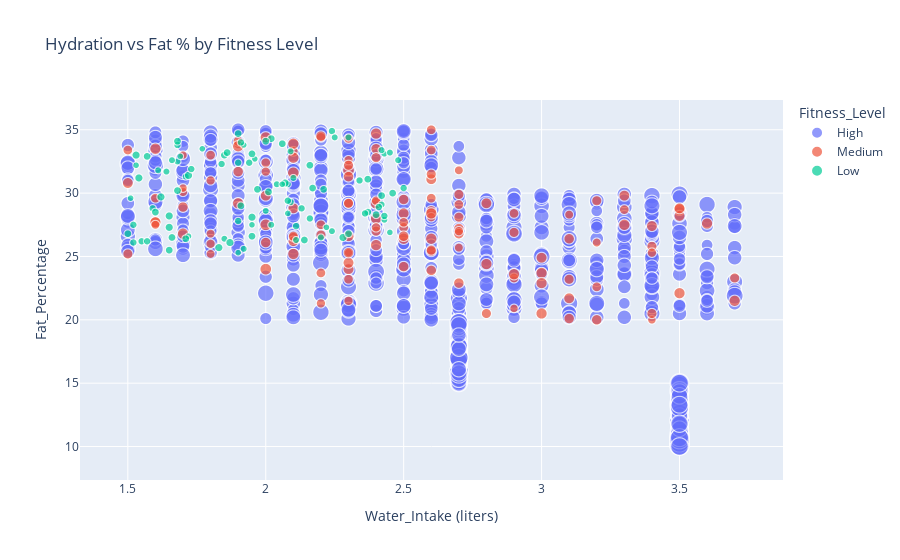

Here is the notebook cell this chart was saved with:
### Markdown cell above
This plot highlights the inverse relationship between hydration and body fat, segmented by fitness level. It supports the hypothesis that proper hydration is associated with better body composition and fitness outcomes.

### Code cell
fig = px.scatter(df,
                 x="Water_Intake (liters)",
                 y="Fat_Percentage",
                 size="Calories_Burned",
                 color="Fitness_Level",
                 hover_data=["Age", "Gender"],
                 title="Hydration vs Fat % by Fitness Level")
fig.show()

### Figure 1 — Plotly figure (JSON) as saved in the notebook; plotly's stock layout.template omitted (floating-point values rounded to 4 significant figures; data arrays with more than 128 entries replaced by an {"elided": "..."} marker saying what was removed)
{"data": [{"customdata": {"elided": "841x2 mixed values"}, "hovertemplate": "Fitness_Level=High<br>Water_Intake (liters)=%{x}<br>Fat_Percentage=%{y}<br>Calories_Burned=%{marker.size}<br>Age=%{customdata[0]}<br>Gender=%{customdata[1]}<extra></extra>", "legendgroup": "High", "marker": {"color": "#636efa", "size": {"elided": "841 float values"}, "sizemode": "area", "sizeref": 4.457, "symbol": "circle"}, "mode": "markers", "name": "High", "showlegend": true, "type": "scattergl", "x": {"elided": "841 float values"}, "xaxis": "x", "y": {"elided": "841 float values"}, "yaxis": "y"}, {"customdata": {"elided": "132x2 mixed values"}, "hovertemplate": "Fitness_Level=Medium<br>Water_Intake (liters)=%{x}<br>Fat_Percentage=%{y}<br>Calories_Burned=%{marker.size}<br>Age=%{customdata[0]}<br>Gender=%{customdata[1]}<extra></extra>", "legendgroup": "Medium", "marker": {"color": "#EF553B", "size": {"elided": "132 float values"}, "sizemode": "area", "sizeref": 4.457, "symbol": "circle"}, "mode": "markers", "name": "Medium", "showlegend": true, "type": "scattergl", "x": {"elided": "132 float values"}, "xaxis": "x", "y": {"elided": "132 float values"}, "yaxis": "y"}, {"customdata": {"elided": "100x2 mixed values"}, "hovertemplate": "Fitness_Level=Low<br>Water_Intake (liters)=%{x}<br>Fat_Percentage=%{y}<br>Calories_Burned=%{marker.size}<br>Age=%{customdata[0]}<br>Gender=%{customdata[1]}<extra></extra>", "legendgroup": "Low", "marker": {"color": "#00cc96", "size": [225.0, 235.0, 200.0, 207.0, 298.0, 251.0, 278.0, 246.0, 255.0, 285.0, 213.0, 289.0, 227.0, 286.0, 277.0, 287.0, 201.0, 225.0, 213.0, 258.0, 255.0, 206.0, 202.0, 222.0, 217.0, 237.0, 298.0, 214.0, 263.0, 288.0, 227.0, 273.0, 238.0, 256.0, 216.0, 285.0, 289.0, 243.0, 224.0, 216.0, 212.0, 283.0, 224.0, 267.0, 209.0, 266.0, 217.0, 285.0, 233.0, 207.0, 239.0, 282.0, 241.0, 240.0, 205.0, 251.0, 225.0, 263.0, 297.0, 258.0, 255.0, 258.0, 269.0, 232.0, 252.0, 221.0, 220.0, 269.0, 269.0, 203.0, 293.0, 274.0, 261.0, 261.0, 293.0, 294.0, 223.0, 254.0, 208.0, 202.0, 230.0, 239.0, 235.0, 223.0, 294.0, 205.0, 265.0, 283.0, 291.0, 274.0, 203.0, 278.0, 205.0, 293.0, 250.0, 261.0, 256.0, 265.0, 278.0, 274.0], "sizemode": "area", "sizeref": 4.457, "symbol": "circle"}, "mode": "markers", "name": "Low", "showlegend": true, "type": "scattergl", "x": [2.08, 1.9, 1.96, 2.45, 1.65, 2.09, 2.01, 2.11, 1.52, 2.37, 2.43, 2.07, 2.2, 2.42, 2.21, 1.65, 2.08, 2.11, 1.92, 2.24, 2.43, 2.43, 1.95, 1.61, 2.48, 2.34, 1.62, 2.42, 2.37, 2.02, 2.09, 1.9, 1.55, 1.84, 2.3, 1.5, 1.83, 1.9, 2.04, 2.42, 1.85, 1.85, 2.24, 1.95, 1.72, 1.95, 1.64, 1.68, 2.0, 1.92, 2.41, 1.86, 2.08, 2.13, 1.51, 2.16, 1.68, 2.46, 1.65, 1.91, 1.59, 2.5, 2.0, 2.1, 1.57, 2.25, 1.71, 2.4, 1.71, 1.69, 1.54, 1.97, 2.06, 1.57, 2.28, 1.95, 2.02, 1.94, 1.9, 2.06, 1.66, 1.68, 2.36, 2.45, 1.87, 1.77, 2.14, 1.91, 1.53, 1.66, 2.22, 2.16, 1.53, 1.72, 1.73, 2.17, 1.52, 1.6, 2.3, 1.68], "xaxis": "x", "y": [30.7, 27.8, 32.7, 26.9, 28.2, 29.3, 30.1, 27.4, 26.1, 31.1, 27.9, 30.8, 26.5, 29.8, 30.3, 25.5, 28.4, 26.3, 25.6, 34.9, 28.2, 33.1, 27.5, 31.8, 32.6, 31.0, 29.7, 29.1, 28.5, 34.3, 33.3, 34.7, 26.2, 32.3, 34.4, 26.8, 25.7, 32.4, 30.7, 33.4, 26.4, 33.0, 27.0, 26.6, 26.6, 33.1, 31.7, 30.2, 28.6, 33.8, 28.9, 33.2, 29.4, 28.8, 29.6, 28.0, 32.5, 30.0, 27.3, 34.0, 28.8, 30.4, 34.1, 31.2, 26.2, 34.4, 31.3, 28.3, 26.4, 32.9, 31.2, 30.3, 33.9, 32.9, 26.5, 28.1, 27.5, 32.4, 25.3, 30.7, 32.6, 33.8, 28.4, 33.2, 26.1, 33.5, 26.3, 29.0, 33.0, 26.5, 27.3, 32.2, 32.2, 31.4, 31.9, 30.4, 27.5, 28.5, 26.8, 34.1], "yaxis": "y"}], "layout": {"legend": {"itemsizing": "constant", "title": {"text": "Fitness_Level"}, "tracegroupgap": 0}, "title": {"text": "Hydration vs Fat % by Fitness Level"}, "xaxis": {"anchor": "y", "domain": [0, 1], "title": {"text": "Water_Intake (liters)"}}, "yaxis": {"anchor": "x", "domain": [0, 1], "title": {"text": "Fat_Percentage"}}}}
